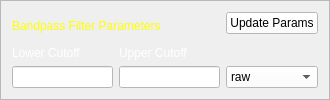
     <widget class="QFrame" name="BandpassFilterParams">
      <property name="sizePolicy">
       <sizepolicy hsizetype="Fixed" vsizetype="Fixed">
        <horstretch>0</horstretch>
        <verstretch>0</verstretch>
       </sizepolicy>
      </property>
      <property name="minimumSize">
       <size>
        <width>330</width>
        <height>100</height>
       </size>
      </property>
      <property name="maximumSize">
       <size>
        <width>270</width>
        <height>16777215</height>
       </size>
      </property>
      <property name="styleSheet">
       <string notr="true"/>
      </property>
      <property name="frameShape">
       <enum>QFrame::StyledPanel</enum>
      </property>
      <property name="frameShadow">
       <enum>QFrame::Plain</enum>
      </property>
      <property name="lineWidth">
       <number>1</number>
      </property>
      <layout class="QGridLayout" name="gridLayout_6">
       <item row="0" column="0">
        <layout class="QHBoxLayout" name="horizontalLayout_3">
         <item>
          <layout class="QVBoxLayout" name="verticalLayout_4">
           <item>
            <widget class="QLabel" name="label_4">
             <property name="styleSheet">
              <string notr="true">color: rgb(255, 255, 0);</string>
             </property>
             <property name="text">
              <string>Bandpass Filter Parameters</string>
             </property>
            </widget>
           </item>
           <item>
            <layout class="QGridLayout" name="gridLayout_5">
             <item row="1" column="0">
              <widget class="QLineEdit" name="nyqLowLine">
               <property name="styleSheet">
                <string notr="true">background-color: rgb(255, 255, 255);
color: rgb(0, 0, 0);</string>
               </property>
               <property name="clearButtonEnabled">
                <bool>false</bool>
               </property>
              </widget>
             </item>
             <item row="1" column="1">
              <widget class="QLineEdit" name="nyqHighLine">
               <property name="styleSheet">
                <string notr="true">background-color: rgb(255, 255, 255);
color: rgb(0, 0, 0);</string>
               </property>
              </widget>
             </item>
             <item row="0" column="1">
              <widget class="QLabel" name="label_3">
               <property name="styleSheet">
                <string notr="true">color: rgb(255, 255, 255);</string>
               </property>
               <property name="text">
                <string>Upper Cutoff</string>
               </property>
              </widget>
             </item>
             <item row="0" column="0">
              <widget class="QLabel" name="label_2">
               <property name="styleSheet">
                <string notr="true">color: rgb(255, 255, 255);</string>
               </property>
               <property name="text">
                <string>Lower Cutoff</string>
               </property>
              </widget>
             </item>
            </layout>
           </item>
          </layout>
         </item>
         <item>
          <layout class="QVBoxLayout" name="verticalLayout_3">
           <item>
            <widget class="QPushButton" name="updateBandPassParams">
             <property name="styleSheet">
              <string notr="true">background-color: rgb(255, 255, 255);
color: rgb(0, 0, 0);</string>
             </property>
             <property name="text">
              <string>Update Params</string>
             </property>
            </widget>
           </item>
           <item>
            <spacer name="verticalSpacer_2">
             <property name="orientation">
              <enum>Qt::Vertical</enum>
             </property>
             <property name="sizeHint" stdset="0">
              <size>
               <width>20</width>
               <height>1</height>
              </size>
             </property>
            </spacer>
           </item>
           <item>
            <widget class="QComboBox" name="filtBoolcomboBox">
             <property name="styleSheet">
              <string notr="true">background-color: rgb(255, 255, 255);
color: rgb(0, 0, 0);</string>
             </property>
             <item>
              <property name="text">
               <string>raw</string>
              </property>
             </item>
             <item>
              <property name="text">
               <string>filtered</string>
              </property>
             </item>
            </widget>
           </item>
          </layout>
         </item>
        </layout>
       </item>
      </layout>
     </widget>
